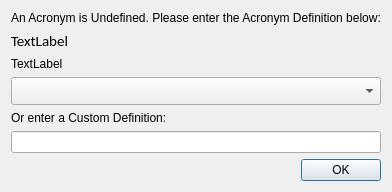
<?xml version="1.0" encoding="UTF-8"?>
<ui version="4.0">
 <class>VerifyAcro</class>
 <widget class="QDialog" name="VerifyAcro">
  <property name="windowModality">
   <enum>Qt::WindowModal</enum>
  </property>
  <property name="geometry">
   <rect>
    <x>0</x>
    <y>0</y>
    <width>381</width>
    <height>171</height>
   </rect>
  </property>
  <property name="sizePolicy">
   <sizepolicy hsizetype="Preferred" vsizetype="Fixed">
    <horstretch>0</horstretch>
    <verstretch>0</verstretch>
   </sizepolicy>
  </property>
  <property name="windowTitle">
   <string>Dialog</string>
  </property>
  <layout class="QVBoxLayout" name="verticalLayout">
   <item>
    <widget class="QLabel" name="lb_note">
     <property name="text">
      <string>An Acronym is Undefined. Please enter the Acronym Definition below:</string>
     </property>
    </widget>
   </item>
   <item>
    <widget class="QLabel" name="AcroLabel">
     <property name="font">
      <font>
       <family>Calibri</family>
       <pointsize>11</pointsize>
      </font>
     </property>
     <property name="text">
      <string>TextLabel</string>
     </property>
    </widget>
   </item>
   <item>
    <widget class="QLabel" name="lb_def1">
     <property name="text">
      <string>TextLabel</string>
     </property>
    </widget>
   </item>
   <item>
    <widget class="QComboBox" name="AcroDef">
     <property name="font">
      <font>
       <family>Calibri</family>
       <pointsize>11</pointsize>
      </font>
     </property>
    </widget>
   </item>
   <item>
    <widget class="QLabel" name="lb_CustomNote">
     <property name="text">
      <string>Or enter a Custom Definition:</string>
     </property>
    </widget>
   </item>
   <item>
    <widget class="QLineEdit" name="AcroEdit"/>
   </item>
   <item>
    <widget class="QDialogButtonBox" name="buttonBox">
     <property name="standardButtons">
      <set>QDialogButtonBox::Ok</set>
     </property>
    </widget>
   </item>
  </layout>
 </widget>
 <resources/>
 <connections/>
</ui>
